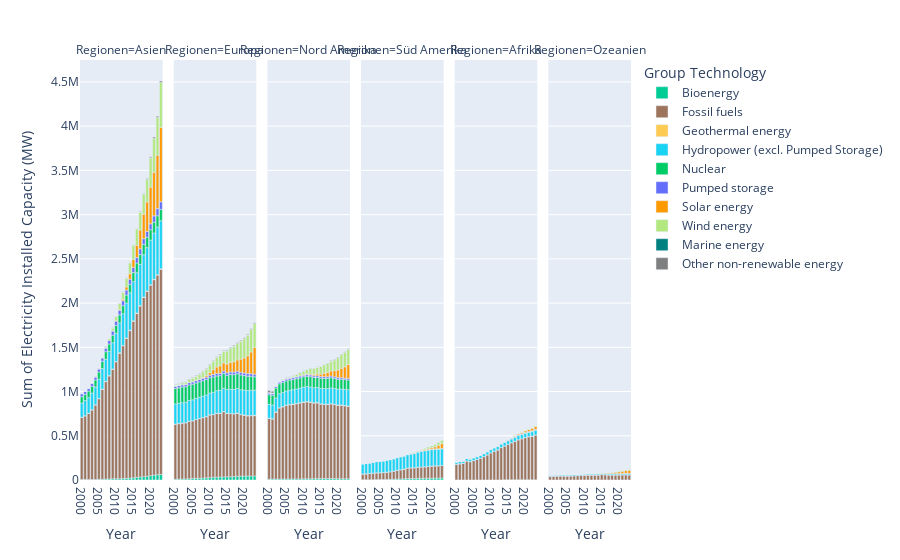

The notebook cell saved with this chart:
### Code cell
import plotly.express as px

df = df_regionen_neu

colors = {
    'Bioenergy': '#00CC96',
    'Fossil fuels': '#9D755D',
    'Geothermal energy': '#FECB52',
    'Hydropower (excl. Pumped Storage)': '#19D3F3',
    'Nuclear': '#00CC66',
    'Pumped storage': '#636EFA',
    'Solar energy': '#FF9900',
    'Wind energy': '#B3E880',
    'Marine energy': 'teal',
    'Other non-renewable energy': '#7F7F7F'
}

# Create the bar chart with facet_col and category order
fig_region_kapazität_absolut = px.bar(
    df,
    x="Year",
    y="Sum of Electricity Installed Capacity (MW)",
    color="Group Technology",
    color_discrete_map=colors,
    facet_col="Regionen",
    category_orders={"Regionen": ["Asien", "Europa", "Nord Amerika", "Süd Amerika", "Afrika", "Ozeanien"]},
)

fig_region_kapazität_absolut.show()
